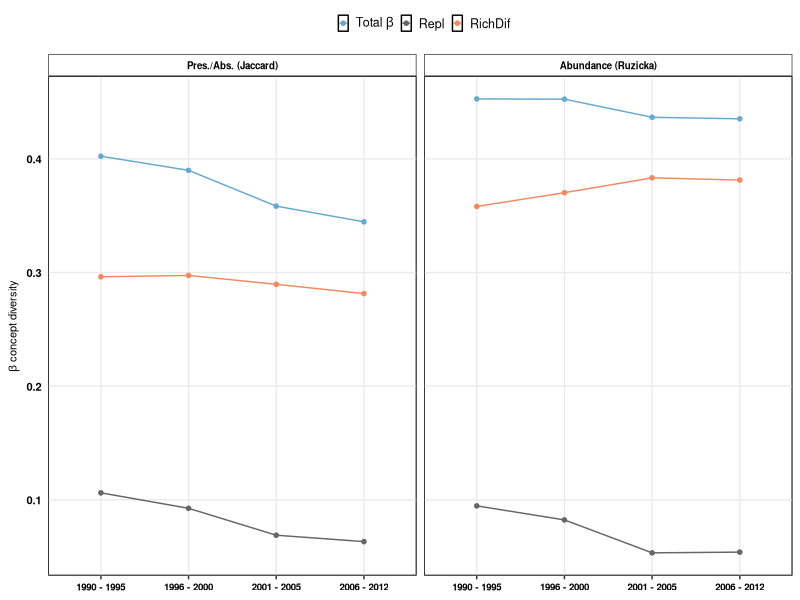

R code for this plot:
#####################################
# Figures for beta diversity        #
#####################################

require(ggplot2)
require(dplyr)
require(reshape2)

###########
# Data ####
###########

beta_div<-read.csv("Cleaned_Data/Integration_BetaDiversity_Legendre.csv",stringsAsFactors = FALSE)

# arrange data for figures

beta_div<-melt(beta_div, id.vars=c("Index","TimeWindow"),measure.vars = 1:5,value.name = "Value",variable.name = "BetaDiv_Components")
beta_div$TimeWindow<-as.character(beta_div$TimeWindow)
beta_div$TimeWindow<-ifelse(beta_div$TimeWindow=="1990_1995","1990 - 1995",beta_div$TimeWindow)
beta_div$TimeWindow<-ifelse(beta_div$TimeWindow=="1996_2000","1996 - 2000",beta_div$TimeWindow)
beta_div$TimeWindow<-ifelse(beta_div$TimeWindow=="2001_2005","2001 - 2005",beta_div$TimeWindow)
beta_div$TimeWindow<-ifelse(beta_div$TimeWindow=="2006_2012","2006 - 2012",beta_div$TimeWindow)
beta_div$TimeWindow<-as.factor(beta_div$TimeWindow)
beta_div$TimeWindow <- factor(beta_div$TimeWindow, levels = c("1990 - 1995","1996 - 2000","2001 - 2005","2006 - 2012"))

beta_div<-filter(beta_div, BetaDiv_Components=="BDtotal"|BetaDiv_Components=="Repl"|BetaDiv_Components=="RichDif")

beta_div$BetaDiv_Components<-as.factor(beta_div$BetaDiv_Components)
beta_div$BetaDiv_Components <- factor(beta_div$BetaDiv_Components, levels = c("BDtotal","Repl","RichDif"))

beta_div$Index<-as.factor(beta_div$Index)
levels(beta_div$Index)[levels(beta_div$Index)=="Jaccard_pa"] <- "Pres./Abs. (Jaccard)"
levels(beta_div$Index)[levels(beta_div$Index)=="Ruzicka_abund"]   <- "Abundance (Ruzicka)"

# figure

bb<-ggplot(data=beta_div,aes(x=TimeWindow,y=Value,group=BetaDiv_Components,colour=BetaDiv_Components))+
  geom_point(shape=20,size=2) +
  geom_line(size=0.5)+
  scale_colour_manual(name="",labels=c("Repl"="Repl","RichDif"= "RichDif","BDtotal"= expression(paste("Total ",beta))),
                      values = c("BDtotal"="#67a9cf","RichDif" = "#ef8a62","Repl" ="gray40"))+
  labs(x = "", y = expression(paste(beta," concept diversity")))+
  facet_wrap(.~Index)

BetaDiv<-bb+ theme_bw()+theme(axis.title.x=element_blank(),
                               axis.title.y=element_text(colour="black",face=c("bold"),size=8),
                               axis.text.y=element_text(colour="black",face="bold",size=8),
                               axis.text.x=element_text(colour="black",face="bold",size=7),
                               axis.ticks.y=element_line(colour="transparent"),
                               legend.background=element_rect(fill="transparent"),
                               legend.key=element_rect(fill="transparent"),legend.key.size = unit(0.25, "cm"),
                               legend.text=element_text(size=9),
                               legend.text.align = 0.5,
                               legend.position="top",legend.direction="horizontal",
                               strip.background = element_rect(fill="transparent"),
                               strip.text = element_text(colour="black",face="bold",size=7),
                               panel.background =element_rect(fill="transparent",colour="black"),panel.grid.minor=element_blank())

png(filename="Figures/Integr_BetaDiv_orders.png", 
    type="cairo",
    units="in", 
    width=6, 
    height=4,  
    pointsize=2, 
    res=1000)

BetaDiv

dev.off()
